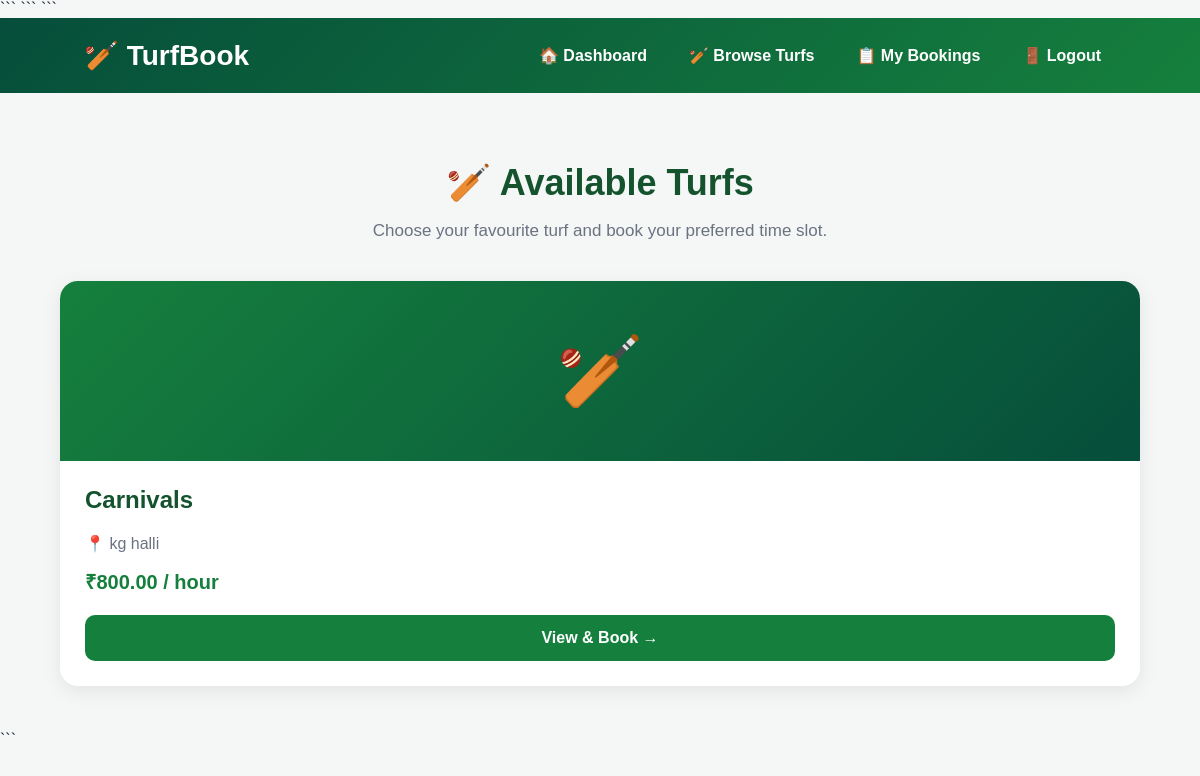
The page / on the database its author committed.
### turfs/models.py (models this page shows, shortened)
class Turf(models.Model):
    name = models.CharField(
        max_length=200
    )
    location = models.CharField(
        max_length=255
    )
    map_url = models.URLField(
        blank=True
    )
    description = models.TextField(
        blank=True
    )
    price_per_hour = models.DecimalField(
        max_digits=10,
        decimal_places=2
    )
    is_active = models.BooleanField(
        default=True
    )
    created_at = models.DateTimeField(
        auto_now_add=True
    )

### turfs/views.py (the view)
def home(request):
    turfs = Turf.objects.filter(
        is_active=True
    )
    return render(
        request,
        "turfs/home.html",
        {
            "turfs": turfs
        }
    )

### turfs/templates/turfs/home.html (shortened to what this page needs)
<!DOCTYPE html>
<html lang="en">
<head>
```
</head>
<body>
```
<header>
    <div class="logo">
        🏏 TurfBook
    </div>
    <div class="nav-links">
        <a href="{% url 'user_dashboard' %}">
            🏠 Dashboard
        </a>
        <a href="{% url 'home' %}">
            🏏 Browse Turfs
        </a>
        <a href="{% url 'my_bookings' %}">
            📋 My Bookings
        </a>
        <a href="{% url 'logout' %}">
            🚪 Logout
        </a>
    </div>
</header>
<main class="container">
    <div class="page-title">
        <h1>🏏 Available Turfs</h1>
        <p>
            Choose your favourite turf and book your preferred time slot.
        </p>
    </div>
    {% if turfs %}
        <div class="turf-grid">
            {% for turf in turfs %}
                <div class="turf-card">
                    <div class="turf-image">
                        🏏
                    </div>
                    <div class="turf-info">
                        <h2>{{ turf.name }}</h2>
                        <p class="location">
                            📍 {{ turf.location }}
                        </p>
                        <p class="price">
                            ₹{{ turf.price_per_hour }} / hour
                        </p>
                        <a
                            class="view-button"
                            href="{% url 'turf_detail' turf.id %}"
                        >
                            View & Book →
                        </a>
                    </div>
                </div>
            {% endfor %}
        </div>
    {% endif %}
</main>
```
</body>
</html>

### turfs/templates/turfs/home.html (style rules this page uses)
* { box-sizing: border-box; }
body { margin: 0; font-family: Arial, sans-serif; background: #f4f7f6; color: #1f2937; }
header { background: linear-gradient(135deg, #064e3b, #15803d); color: white; padding: 18px 7%; display: flex; justify-content: space-between; align-items: center; gap: 20px; }
.logo { font-size: 28px; font-weight: bold; }
.nav-links { display: flex; gap: 12px; align-items: center; flex-wrap: wrap; }
.nav-links a { color: white; text-decoration: none; font-weight: bold; padding: 10px 15px; border-radius: 8px; }
.container { width: 90%; max-width: 1200px; margin: auto; padding: 45px 0; }
.page-title { text-align: center; margin-bottom: 40px; }
.page-title h1 { color: #14532d; margin-bottom: 10px; font-size: 36px; }
.page-title p { color: #6b7280; font-size: 17px; }
.turf-grid { display: grid; grid-template-columns: repeat(auto-fit, minmax(280px, 1fr)); gap: 25px; }
.turf-card { background: white; border-radius: 18px; overflow: hidden; box-shadow: 0 5px 20px rgba(0, 0, 0, 0.08); transition: 0.3s; }
.turf-image { height: 180px; background: linear-gradient(135deg, #15803d, #064e3b); display: flex; align-items: center; justify-content: center; font-size: 70px; }
.turf-info { padding: 25px; }
.turf-info h2 { margin-top: 0; color: #14532d; }
.location { color: #6b7280; margin: 10px 0; }
.price { font-size: 20px; font-weight: bold; color: #15803d; margin: 15px 0; }
.view-button { display: block; text-align: center; text-decoration: none; background: #15803d; color: white; padding: 14px; border-radius: 10px; font-weight: bold; margin-top: 20px; }

### rows shown on the page
Turf: name "Carnivals", location "kg halli", price_per_hour "800.00"
